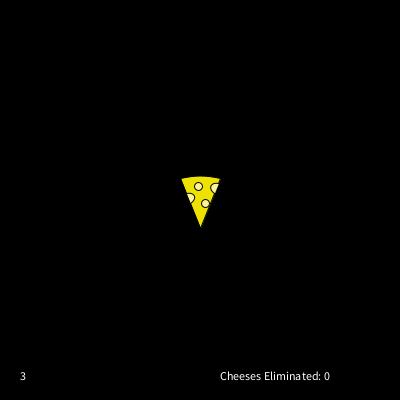
Frame 1 (no input)
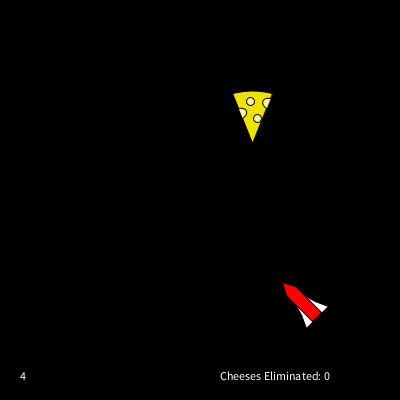
Frame 60 (the mouse pressed at the canvas centre just before this capture)
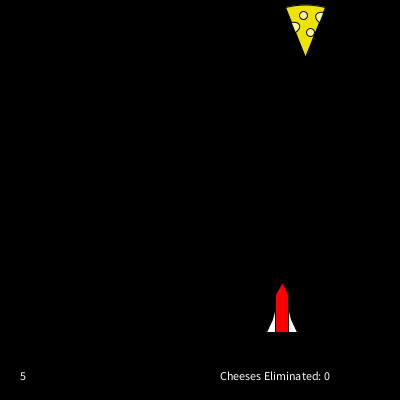
Frame 120 (the mouse held since frame 60 and released just before this capture)

The Processing sketch that drew these frames (run headless with seeded random() and noise(); from frame 60 on, the mouse is pressed at the canvas centre):

// Processing sketch: processing_74587
// ── processing_74587.pde

//Robert Wohlforth rwohlfor
//Homework 7 - "Space Cheese"
//Copyright Pittsburgh 2012

//Guide the rocket with your mouse to blow up the cheese.

float CheeseX, CheeseY, CheeseDX = random (-3,3), CheeseDY = random (-3,3), CheeseHeight, RocketX, RocketY, RocketDX, RocketDY, RocketHeight, impactX, impactY, debrisX1, debrisX2, debrisX3, debrisY1, debrisY2, debrisY3, debrisDX1 = random(-1,1), debrisDX2 = random(-1,1), debrisDX3 = random(-1,1), debrisDY1 = random(-1,1), debrisDY2 = random(-1,1), debrisDY3 = random(-1,1);
int count;
boolean collision = false;

void setup ()
{size (400,400);
CheeseHeight = width/8;
CheeseX = width/2;
CheeseY = height/2;
backgroundSet();
}

void draw ()
{
  backgroundSet();
  moveCheese();
  moveRocket();
  wrapRocket();
  bounceCheese();
  if(collision == true)
  {drawExplosion();
  }
  else
  {collision();
  drawCheese();
  drawRocket();
  }
}

void backgroundSet()
{background (0);
fill (255);
text ("Cheeses Eliminated: " + count, width/2+width/20, height-height/20);
text (int(millis()/1000), width/20, height-height/20);
if (collision == true && frameCount%10 == 1)
{background (255);
}
}

void moveCheese()
{CheeseX = CheeseX + CheeseDX;
CheeseY = CheeseY + CheeseDY;
}

void moveRocket()
{
RocketDX = map(mouseX-(width/2), -(width/2), width/2, -2, 2);
RocketDY = map(mouseY -(height/2), -(height/2), height/2, -2, 2);
RocketX = RocketX + RocketDX;
RocketY = RocketY + RocketDY;
}

void wrapRocket()
{if(RocketX < -RocketHeight/2)
{RocketX = width + RocketHeight/4;
}
if (RocketX > width + RocketHeight/2)
{RocketX = -RocketHeight/4;
}
if (RocketY > height+1)
{RocketY = -RocketHeight;
}
if (RocketY < -RocketHeight - 1)
{RocketY = height;
}
}


void bounceCheese()
{
if (CheeseY+CheeseHeight*.6 > height)
{CheeseY = CheeseY-1;
CheeseDY = -CheeseDY;
}
if (CheeseY-CheeseHeight*.5 < 0)
{CheeseY = CheeseY+1;
CheeseDY = -CheeseDY;
}
if (CheeseX+CheeseHeight*.4 > width)
{CheeseX = CheeseX-1;
CheeseDX = -CheeseDX;
}
if (CheeseX-CheeseHeight*.4 < 0)
{CheeseX = CheeseX+1;
CheeseDX = -CheeseDX;
}
}

void collision()
{
  if (RocketX < CheeseX+CheeseHeight*.4 && RocketX > CheeseX-CheeseHeight*.4 && RocketY < CheeseY+CheeseHeight*.6 && RocketY > CheeseY-CheeseHeight*.5)
  {collision = true;
  count++;
  impactX = RocketX;
impactY = RocketY;
  debrisX1 = impactX;
debrisY1 = impactY;
debrisX2 = impactX;
debrisY2 = impactY;
debrisX3 = impactX;
debrisY3 = impactY;
CheeseX = random (0, width);
CheeseY = random (0, height); 
CheeseDX = random (-3,3);
CheeseDY = random (-3,3);
  }
}

void drawExplosion()
{
  if (debrisX1 < 0 || debrisY1 < 0 || debrisX2 < 0 || debrisY2 < 0 || debrisX3 < 0 || debrisY3 < 0 || debrisX1 > width || debrisY1 > width || debrisX2 > width || debrisY2 > width || debrisX3 > width || debrisY3 > width)
 {collision = false;
 }
else
{
  debrisX1 = debrisX1 + debrisDX1;
  debrisY1 = debrisY1 + debrisDY1;
  debrisX2 = debrisX2 + debrisDX2;
  debrisY2 = debrisY2 + debrisDY2;
  debrisX3 = debrisX3 + debrisDX3; 
  debrisY3 = debrisY3 + debrisDY3;
  
  fill (#EDE202);
beginShape();
vertex(debrisX1, debrisY1);
vertex(debrisX1 + width/16, debrisY1);
vertex(debrisX1, debrisY1 + width/16);
endShape();

beginShape();
vertex(debrisX2, debrisY2);
vertex(debrisX2 - width/16, debrisY2);
vertex(debrisX2, debrisY2 + width/16);
endShape();

beginShape();
vertex(debrisX3, debrisY3);
vertex(debrisX3 + width/16, debrisY3);
vertex(debrisX3, debrisY3 - width/16);
endShape();
}
}

void drawCheese()
{float Unit = CheeseHeight/5;
  fill (#EDE202);
beginShape();
vertex(CheeseX-Unit*2, CheeseY-Unit*2);
vertex(CheeseX, CheeseY+Unit*3);
vertex(CheeseX+Unit*2, CheeseY-Unit*2);
curveVertex(CheeseX + Unit*7, CheeseY);
curveVertex(CheeseX+Unit*2, CheeseY-Unit*2);
curveVertex(CheeseX-Unit*2, CheeseY-Unit*2);
curveVertex(CheeseX - Unit*7, CheeseY);
endShape();
fill (#FAF597);
beginShape();
curveVertex(CheeseX-Unit*5.8, CheeseY+Unit*2.5);
curveVertex(CheeseX-Unit, CheeseY+Unit*.5);
curveVertex(CheeseX-Unit*1.4, CheeseY-Unit*.5);
curveVertex(CheeseX-Unit*6, CheeseY+Unit*1.5);
endShape();
beginShape();
curveVertex(CheeseX+Unit*6, CheeseY+Unit*1.5);
curveVertex(CheeseX+Unit*1.4, CheeseY-Unit*.5);
curveVertex(CheeseX+Unit*1.8, CheeseY-Unit*1.5);
curveVertex(CheeseX+Unit*6, CheeseY+Unit*.5);
endShape();
ellipse(CheeseX+Unit*.5, CheeseY+Unit*.5, Unit*.8, Unit*.8);
ellipse(CheeseX-Unit*.2, CheeseY-Unit*1.2, Unit*.8, Unit*.8);
}

void drawRocket()
{
 RocketHeight = width/8;
 float unit = RocketHeight / 4;
 fill(255);
 translate(RocketX,RocketY);
if (RocketDX > 0)
{if (RocketDY > 0)
{rotate (.75*PI);
}
else if (RocketDY < 0)
{rotate (.25*PI);
}
}
if (RocketDX < 0)
{if (RocketDY > 0)
{rotate (1.25*PI);
}
else if (RocketDY < 0)
{rotate (1.75*PI);
}
}
 beginShape();
 vertex(-1.25*unit,RocketHeight);
 vertex(1.25*unit,RocketHeight);
 vertex(.75*unit, 3*unit);
 vertex(.5*unit, 2*unit);
 vertex(-.5*unit,2*unit);
 vertex(-.75*unit, 3*unit);
 vertex(-1.25*unit,RocketHeight);
 endShape();
 fill(255,0,0);
 beginShape();
 vertex(0,0);
 vertex(-.5*unit,unit);
 vertex(-.5*unit,RocketHeight);
 vertex(.5*unit,RocketHeight);
 vertex(.5*unit,unit);
 vertex(0,0);
 endShape();
}
